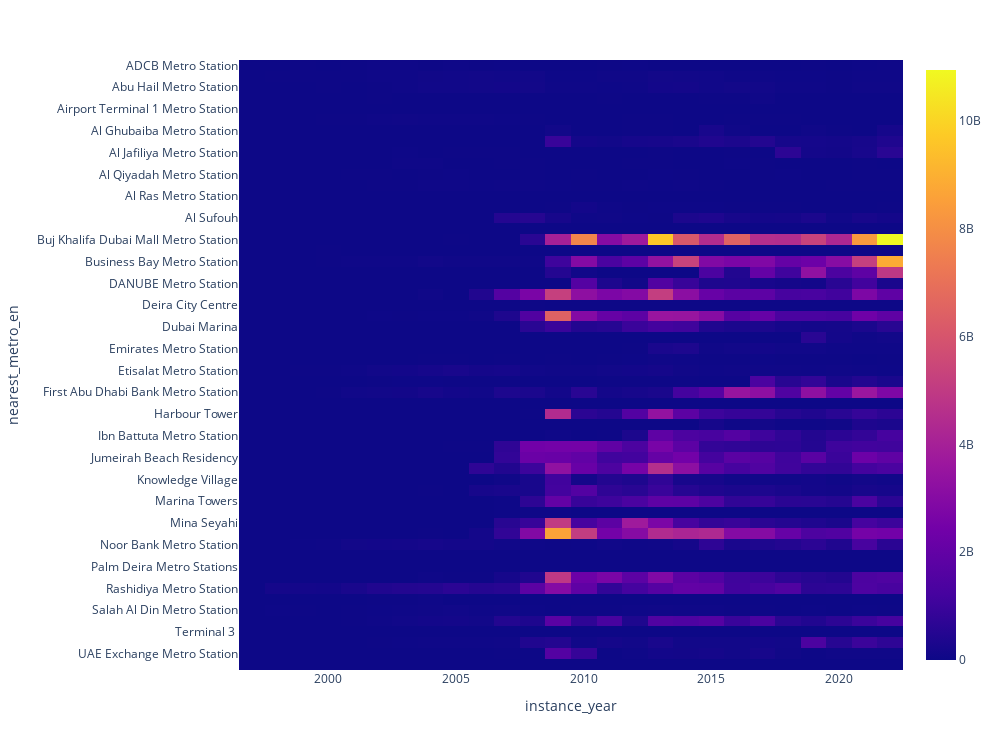

Source (notebook cell):
### Code cell
heatmap_df = (dld_sub
    .pivot_table(index="nearest_metro_en",
                 columns="instance_year",
                 values="actual_worth",
                 aggfunc=sum, fill_value=0
                )
)

px.imshow(heatmap_df, x=heatmap_df.columns, y=heatmap_df.index, height=750, width=1000)

### Figure 1 — Plotly figure (JSON) as saved in the notebook; plotly's stock layout.template omitted (floating-point values rounded to 4 significant figures; data arrays with more than 128 entries replaced by an {"elided": "..."} marker saying what was removed)
{"data": [{"coloraxis": "coloraxis", "hovertemplate": "instance_year: %{x}<br>nearest_metro_en: %{y}<br>color: %{z}<extra></extra>", "name": "0", "type": "heatmap", "x": [1997, 1998, 1999, 2000, 2001, 2002, 2003, 2004, 2005, 2006, 2007, 2008, 2009, 2010, 2011, 2012, 2013, 2014, 2015, 2016, 2017, 2018, 2019, 2020, 2021, 2022], "xaxis": "x", "y": ["ADCB Metro Station", "Abu Baker Al Siddique Metro Station", "Abu Hail Metro Station", "Airport Free Zone", "Airport Terminal 1 Metro Station", "Al Fahidi Metro Station", "Al Ghubaiba Metro Station", "Al Jadaf Metro Station", "Al Jafiliya Metro Station", "Al Nahda Metro Station", "Al Qiyadah Metro Station", "Al Qusais Metro Station", "Al Ras Metro Station", "Al Rigga Metro Station", "Al Sufouh", "Baniyas Square Metro Station", "Buj Khalifa Dubai Mall Metro Station", "Burjuman Metro Station", "Business Bay Metro Station", "Creek Metro Station", "DANUBE Metro Station", "Damac Properties", "Deira City Centre", "Dubai Internet City", "Dubai Marina", "ENERGY Metro Station", "Emirates Metro Station", "Emirates Towers Metro Station", "Etisalat Metro Station", "Financial Centre", "First Abu Dhabi Bank Metro Station", "GGICO Metro Station", "Harbour Tower", "Healthcare City Metro Station", "Ibn Battuta Metro Station", "Jumeirah Beach Resdency", "Jumeirah Beach Residency", "Jumeirah Lakes Towers", "Knowledge Village", "Marina Mall Metro Station", "Marina Towers", "Media City", "Mina Seyahi", "Nakheel Metro Station", "Noor Bank Metro Station", "Oud Metha Metro Station", "Palm Deira Metro Stations", "Palm Jumeirah", "Rashidiya Metro Station", "STADIUM Metro Station", "Salah Al Din Metro Station", "Sharaf Dg Metro Station", "Terminal 3 ", "Trade Centre Metro Station", "UAE Exchange Metro Station", "Union Metro Station"], "yaxis": "y", "z": {"elided": "56x26 int values"}}], "layout": {"coloraxis": {"colorscale": [[0, "#0d0887"], [0.1111, "#46039f"], [0.2222, "#7201a8"], [0.3333, "#9c179e"], [0.4444, "#bd3786"], [0.5556, "#d8576b"], [0.6667, "#ed7953"], [0.7778, "#fb9f3a"], [0.8889, "#fdca26"], [1, "#f0f921"]]}, "height": 750, "margin": {"t": 60}, "width": 1000, "xaxis": {"anchor": "y", "autorange": true, "constrain": "domain", "domain": [0, 1], "range": [1996.0, 2022.0], "scaleanchor": "y", "title": {"text": "instance_year"}, "type": "linear"}, "yaxis": {"anchor": "x", "autorange": true, "constrain": "domain", "domain": [0, 1], "range": [55.5, -0.5], "title": {"text": "nearest_metro_en"}, "type": "category"}}}
